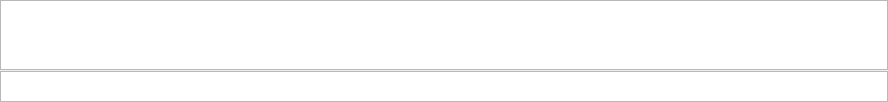
<?xml version="1.0" encoding="UTF-8"?>
<ui version="4.0">
 <class>QTUI_CommandDockable</class>
 <widget class="QWidget" name="QTUI_CommandDockable">
  <property name="geometry">
   <rect>
    <x>0</x>
    <y>0</y>
    <width>888</width>
    <height>102</height>
   </rect>
  </property>
  <property name="sizePolicy">
   <sizepolicy hsizetype="Expanding" vsizetype="Expanding">
    <horstretch>0</horstretch>
    <verstretch>0</verstretch>
   </sizepolicy>
  </property>
  <property name="windowTitle">
   <string>Form</string>
  </property>
  <layout class="QVBoxLayout" name="verticalLayout">
   <property name="spacing">
    <number>0</number>
   </property>
   <property name="margin">
    <number>0</number>
   </property>
   <item>
    <widget class="QSplitter" name="splitter">
     <property name="orientation">
      <enum>Qt::Vertical</enum>
     </property>
     <property name="handleWidth">
      <number>1</number>
     </property>
     <widget class="QTUI_CommandPanel_CommandLog" name="CommandPanel_CommandLog">
      <property name="font">
       <font>
        <pointsize>11</pointsize>
       </font>
      </property>
      <property name="cursor" stdset="0">
       <cursorShape>IBeamCursor</cursorShape>
      </property>
      <property name="mouseTracking">
       <bool>true</bool>
      </property>
      <property name="undoRedoEnabled">
       <bool>false</bool>
      </property>
      <property name="readOnly">
       <bool>true</bool>
      </property>
      <property name="textInteractionFlags">
       <set>Qt::TextSelectableByKeyboard|Qt::TextSelectableByMouse</set>
      </property>
     </widget>
     <widget class="QTUI_CommandPanel_CommandEdit" name="plainTextEdit">
      <property name="minimumSize">
       <size>
        <width>0</width>
        <height>30</height>
       </size>
      </property>
      <property name="font">
       <font>
        <pointsize>11</pointsize>
       </font>
      </property>
      <property name="cursor" stdset="0">
       <cursorShape>IBeamCursor</cursorShape>
      </property>
      <property name="mouseTracking">
       <bool>true</bool>
      </property>
     </widget>
    </widget>
   </item>
  </layout>
 </widget>
 <customwidgets>
  <customwidget>
   <class>QTUI_CommandPanel_CommandLog</class>
   <extends>QPlainTextEdit</extends>
   <header location="global">qtui_commandpanel_commandlog.h</header>
   <slots>
    <slot>AppendCommandLog(QString)</slot>
   </slots>
  </customwidget>
  <customwidget>
   <class>QTUI_CommandPanel_CommandEdit</class>
   <extends>QPlainTextEdit</extends>
   <header location="global">qtui_commandpanel_commandedit.h</header>
   <slots>
    <slot>SLT_TextChanged()</slot>
   </slots>
  </customwidget>
 </customwidgets>
 <resources/>
 <connections/>
 <slots>
  <signal>SIG_AppendCommandLog(QString)</signal>
 </slots>
</ui>
